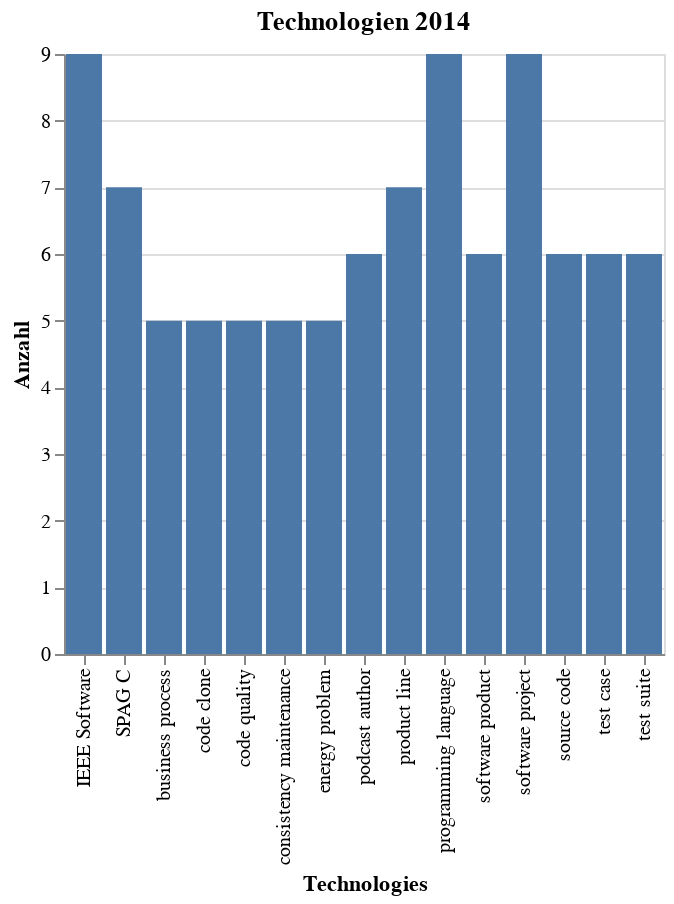

The notebook cell saved with this chart:
### Markdown cell above
### Balkendiagramm 2014

### Code cell
year = 2014
d = data_words[year].nlargest(anzahl_top_topics).sort_values(ascending=False)
source = pd.DataFrame({'Technologies': d.index,
                            'Anzahl': d})
alt.Chart(source).mark_bar().encode(
        x='Technologies:O',
        y='Anzahl:Q'
    ).properties(
    title=f'Technologien {year}')

### Figure 1 — Vega-Lite specification as saved in the notebook (floating-point values rounded to 4 significant figures)
{"config": {"view": {"continuousWidth": 400, "continuousHeight": 300}}, "data": {"name": "data-09eb439ef7a2a57d5b98a5b59c1e0a21"}, "mark": "bar", "encoding": {"x": {"type": "ordinal", "field": "Technologies"}, "y": {"type": "quantitative", "field": "Anzahl"}}, "title": "Technologien 2014", "$schema": "https://vega.github.io/schema/vega-lite/v4.8.1.json", "datasets": {"data-09eb439ef7a2a57d5b98a5b59c1e0a21": [{"Technologies": "software project", "Anzahl": 9}, {"Technologies": "programming language", "Anzahl": 9}, {"Technologies": "IEEE Software", "Anzahl": 9}, {"Technologies": "product line", "Anzahl": 7}, {"Technologies": "SPAG C", "Anzahl": 7}, {"Technologies": "test suite", "Anzahl": 6}, {"Technologies": "test case", "Anzahl": 6}, {"Technologies": "source code", "Anzahl": 6}, {"Technologies": "software product", "Anzahl": 6}, {"Technologies": "podcast author", "Anzahl": 6}, {"Technologies": "energy problem", "Anzahl": 5}, {"Technologies": "consistency maintenance", "Anzahl": 5}, {"Technologies": "code quality", "Anzahl": 5}, {"Technologies": "code clone", "Anzahl": 5}, {"Technologies": "business process", "Anzahl": 5}]}}
